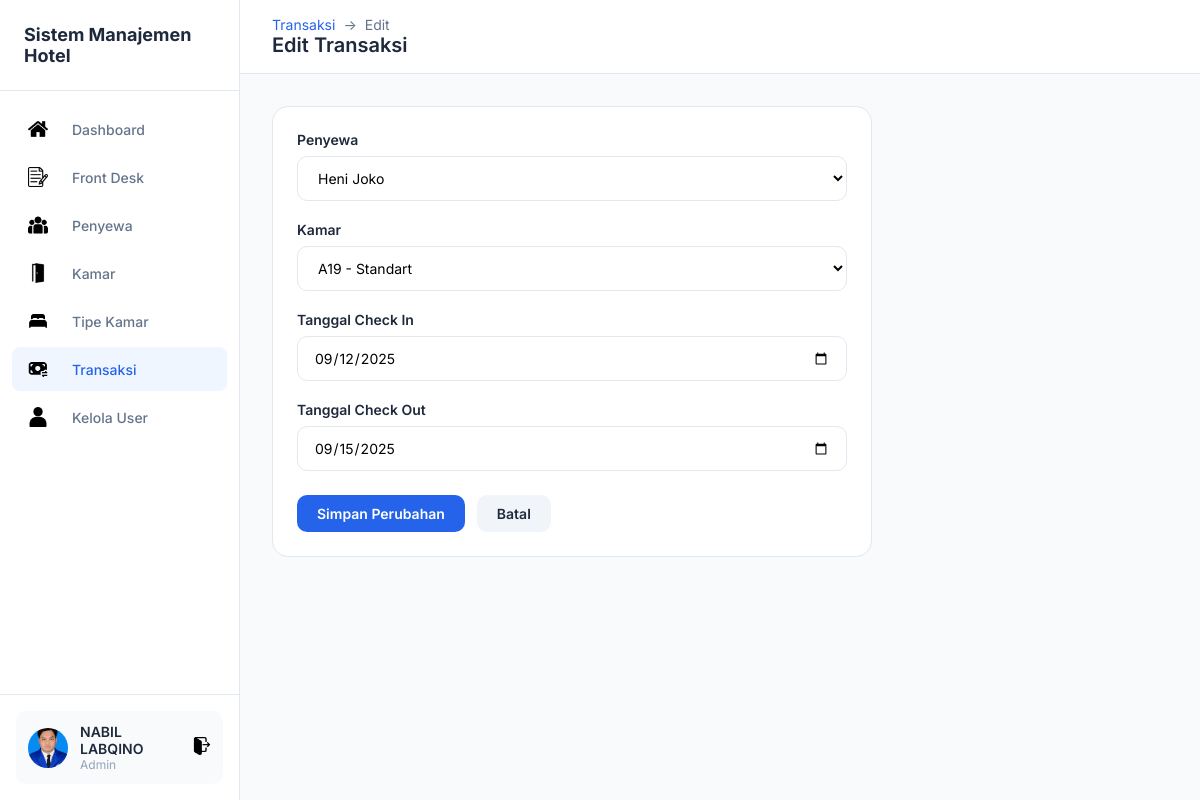
Page /transaksi/KoreksiTransaksi.php?id=253 (signed in) on the committed database.
### tables this page shows
CREATE TABLE `menyewa` (
  `id_sewa` int(11) NOT NULL,
  `id_cust` int(11) NOT NULL,
  `no_kamar` varchar(10) NOT NULL,
  `tgl_check_in` date NOT NULL,
  `tgl_check_out` date NOT NULL,
  `lama_menginap` int(11) NOT NULL,
  `total_harga` decimal(15,2) NOT NULL
);

CREATE TABLE `penyewa` (
  `id_cust` int(11) NOT NULL,
  `nama` varchar(100) NOT NULL,
  `alamat` text DEFAULT NULL,
  `no_telp` varchar(20) DEFAULT NULL,
  `no_identitas` varchar(50) NOT NULL,
  `jenis_identitas` varchar(20) NOT NULL
);

CREATE TABLE `bedroom` (
  `no_kamar` varchar(10) NOT NULL,
  `id_kamar` int(11) NOT NULL,
  `lantai` int(11) NOT NULL
);

### transaksi/KoreksiTransaksi.php (the view, shortened to what this page needs)
<?php
include "../koneksi.php";
$id = $_GET['id'] ?? '';
$row = mysqli_fetch_assoc(mysqli_query($koneksi, "SELECT * FROM menyewa WHERE id_sewa = '$id'"));
$penyewa = mysqli_query($koneksi, "SELECT * FROM penyewa ORDER BY nama");
$kamar = mysqli_query($koneksi, "SELECT b.no_kamar, t.tipe FROM bedroom b JOIN tipe_kamar t ON b.id_kamar = t.id_kamar ORDER BY b.no_kamar");
?>
<!DOCTYPE html>
<html lang="id">
<head>
    <link rel="stylesheet" href="../css/dashboard.css">
</head>
<body>
    <div class="dashboard">
        <?php include '../includes/sidebar.php'; ?>
        <main class="main">
            <header class="header">
                <div>
                    <div class="breadcrumb">
                        <a href="TampilTransaksi.php">Transaksi</a>
                        <span>→</span>
                        <span>Edit</span>
                    </div>
                    <h1 class="page-title">Edit Transaksi</h1>
                </div>
            </header>
            <div class="content">
                <div class="card" style="max-width: 600px;">
                    <form action="SimpanKoreksiTransaksi.php" method="POST">
                        <div class="form-group">
                            <label class="form-label">Penyewa</label>
                            <select name="id_cust" class="form-control" required>
                                <?php while ($p = mysqli_fetch_assoc($penyewa)): ?>
                                    <option value="<?= $p['id_cust'] ?>" <?= $p['id_cust'] == $row['id_cust'] ? 'selected' : '' ?>><?= htmlspecialchars($p['nama']) ?></option>
                                <?php endwhile; ?>
                            </select>
                        </div>
                        <div class="form-group">
                            <label class="form-label">Kamar</label>
                            <select name="no_kamar" class="form-control" required>
                                <?php while ($k = mysqli_fetch_assoc($kamar)): ?>
                                    <option value="<?= $k['no_kamar'] ?>" <?= $k['no_kamar'] == $row['no_kamar'] ? 'selected' : '' ?>><?= $k['no_kamar'] ?> - <?= $k['tipe'] ?></option>
                                <?php endwhile; ?>
                            </select>
                        </div>
                        <div class="form-group">
                            <label class="form-label">Tanggal Check In</label>
                            <input type="date" name="tgl_check_in" class="form-control" required
                                value="<?= $row['tgl_check_in'] ?>">
                        </div>
                        <div class="form-group">
                            <label class="form-label">Tanggal Check Out</label>
                            <input type="date" name="tgl_check_out" class="form-control" required
                                value="<?= $row['tgl_check_out'] ?>">
                        </div>
                        <div style="display: flex; gap: 12px; margin-top: 24px;">
                            <button type="submit" class="btn btn-primary">Simpan Perubahan</button>
                            <a href="TampilTransaksi.php" class="btn btn-secondary">Batal</a>
                        </div>
                    </form>
                </div>
            </div>
        </main>
    </div>
</body>
</html>

### css/dashboard.css (style rules this page uses)
:root { --primary: #2563eb; --primary-dark: #1d4ed8; --bg-main: #f8fafc; --bg-card: #ffffff; --text-dark: #1e293b; --text-gray: #64748b; --text-light: #94a3b8; --border: #e2e8f0; --success: #22c55e; --danger: #ef4444; --warning: #f59e0b; --sidebar-width: 240px; }
* { margin: 0; padding: 0; box-sizing: border-box; }
body { font-family: 'Inter', -apple-system, sans-serif; background: var(--bg-main); color: var(--text-dark); }
.dashboard { display: flex; min-height: 100vh; }
.main { flex: 1; margin-left: var(--sidebar-width); }
.header { background: var(--bg-card); padding: 16px 32px; display: flex; justify-content: space-between; align-items: center; border-bottom: 1px solid var(--border); position: sticky; top: 0; z-index: 100; }
.page-title { font-size: 20px; font-weight: 600; color: var(--text-dark); }
.content { padding: 32px; }
.card { background: var(--bg-card); border-radius: 16px; border: 1px solid var(--border); padding: 24px; margin-bottom: 24px; }
.btn { display: inline-flex; align-items: center; gap: 8px; padding: 10px 20px; border-radius: 10px; font-size: 14px; font-weight: 600; text-decoration: none; border: none; cursor: pointer; transition: all 0.2s; font-family: inherit; }
.btn-primary { background: var(--primary); color: #fff; }
.btn-secondary { background: #f1f5f9; color: var(--text-dark); }
.form-group { margin-bottom: 20px; }
.form-label { display: block; font-size: 14px; font-weight: 600; color: var(--text-dark); margin-bottom: 8px; }
.form-control { width: 100%; padding: 12px 16px; border: 1px solid var(--border); border-radius: 10px; font-size: 14px; font-family: inherit; background: var(--bg-card); transition: border-color 0.2s, box-shadow 0.2s; }
select.form-control { cursor: pointer; }
.breadcrumb { display: flex; align-items: center; gap: 8px; font-size: 14px; color: var(--text-gray); }
.breadcrumb a { color: var(--primary); text-decoration: none; }

### rows in the picture
menyewa: id_cust "Heni Joko", no_kamar "A19 - Standart", tgl_check_in "09/12/2025", tgl_check_out "09/15/2025"

### other values in the picture
$_SESSION['nama'] "NABIL LABQINO"
